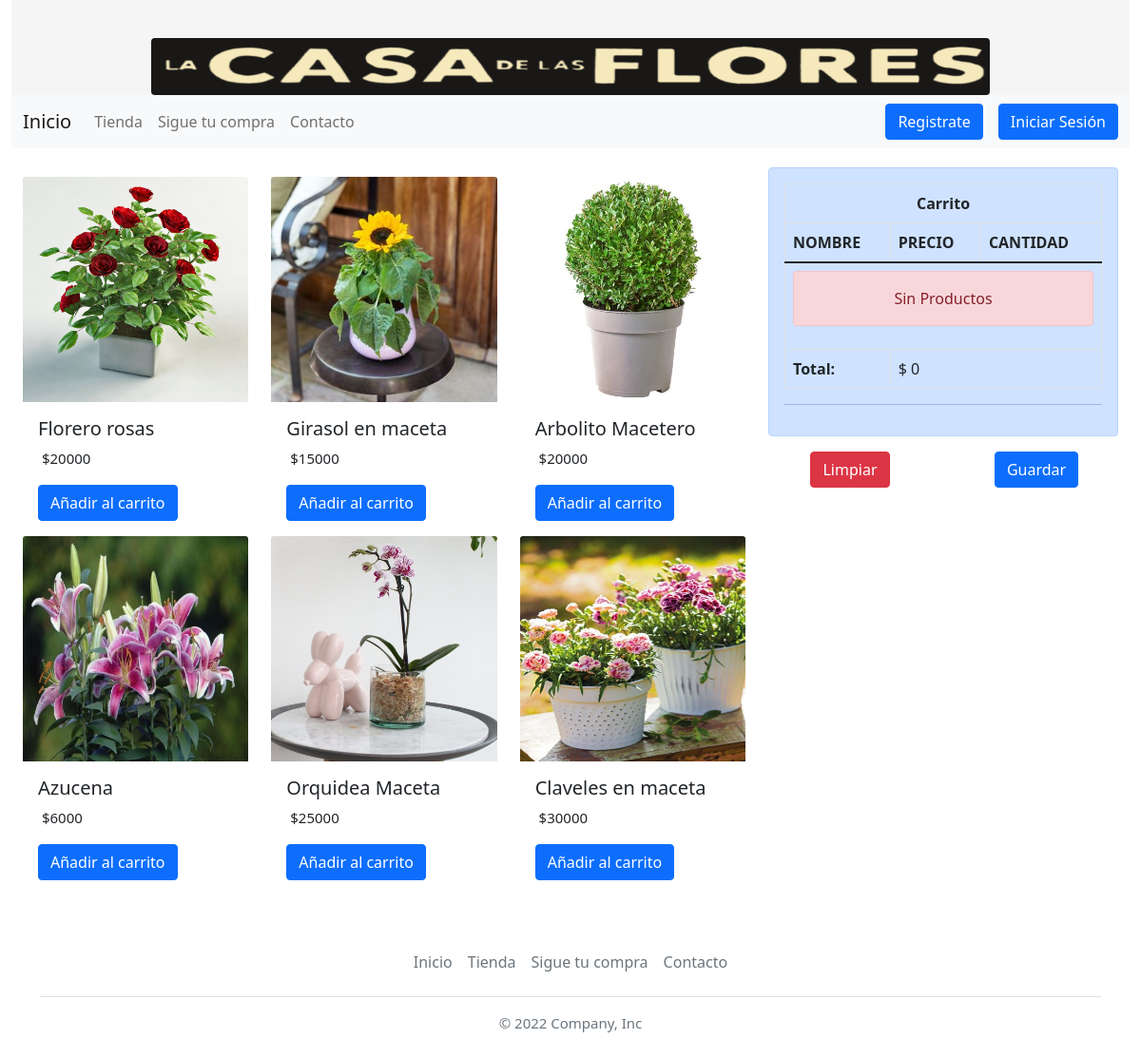
The app's page /tienda/ with its own data.
### Tienda/models.py (models this page shows, shortened)
class Producto(models.Model):
    nombre = models.CharField(max_length= 50)
    categorias = models.ForeignKey(CategoriaProd, on_delete=models.CASCADE)
    imagen = models.ImageField(upload_to="tienda", null= True, blank= True)
    precio = models.IntegerField()
    disponibilidad = models.BooleanField(default=True)
    created = models.DateTimeField(auto_now_add=True)
    updated = models.DateTimeField(auto_now_add=True)
    class Meta:
        verbose_name = "Producto"
        verbose_name = "Productos"

### Tienda/views.py (the view)
# urls.py: path('tienda/', include('Tienda.urls')),
def tienda(request):
    productos = Producto.objects.all()
    return render(request, "tienda/tienda.html", {"productos": productos})

### Tienda/context_proccesor.py (called while the page is built)
def total_carrito(request):
    total2 = 0
    if "carrito" in request.session.keys():
        for key, value in request.session["carrito"].items():
            total2 += int(value["acumulado"])
    return {"total_carrito": total2}

def totalDescuento(request):
    total = 0
    if request.user.is_authenticated:
        if "carrito" in request.session.keys():
            for key, value in request.session["carrito"].items():
                total += int(value["acumulado"] * 0.9)
    return {"totalDescuento": total}

### Tienda/templates/tienda/tienda.html (shortened to what this page needs)
{% extends 'ProyectoWebApp/base.html' %}
 {% load static %}
 {% block content %}
 <div class="container-fluid">
    <div class="row">
        <div class="col-8">
            <div class="row" style="padding: 10px 0;">
                {% for producto in productos %}
                    <div class="card col-4 border-0">
                        <img src="{{producto.imagen.url}}" class="card-img-top m" alt="...">
                        <div class="card-body ">
                        <h5 class="card-title">{{producto.nombre}}</h5>
                        <p class="card-text">&nbsp;${{producto.precio}}</p>
                        <a href="{% url 'Add' producto.id %}" class="btn btn-primary">Añadir al carrito</a>
                        </div>
                    </div>
                {% endfor %}
            </div>
        </div>
        <div class="col-4">
            {% include "tienda/carrito.html" %}
        </div>
    </div>
</div>
 {% endblock %}

### ProyectoWebApp/static/ProyectoWebApp/css/style.css (style rules this page uses)
* { margin: 0; padding: 0; box-sizing: border-box; }
p { font-size: 15px; }

### records on screen
Producto: imagen (picture), nombre "Florero rosas", precio "20000"
Producto: imagen (picture), nombre "Girasol en maceta", precio "15000"
Producto: imagen (picture), nombre "Arbolito Macetero", precio "20000"
Producto: imagen (picture), nombre "Azucena", precio "6000"
Producto: imagen (picture), nombre "Orquidea Maceta", precio "25000"
Producto: imagen (picture), nombre "Claveles en maceta", precio "30000"

### other values on screen
{{ total_carrito }} "0"
